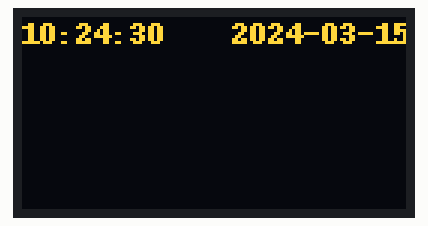
Recording of a program running on a simulated Raspberry Pi (BCM pin numbers). Shown: 128×64 one-colour display. The OLED is the two-colour kind (top 16 rows yellow); the clock reads 2024-03-15 10:24:30 at power-on unless the program sets it; what the program prints to the terminal is not drawn.

Above: at 0.1 s.
At 4.1 s:
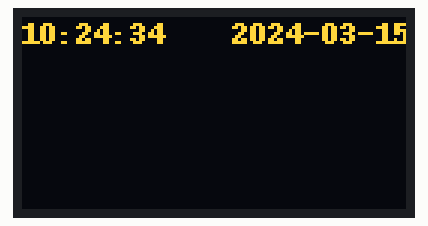
At 11.1 s:
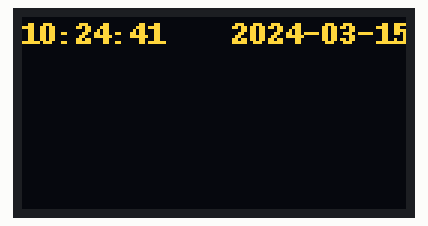
At 19.1 s:
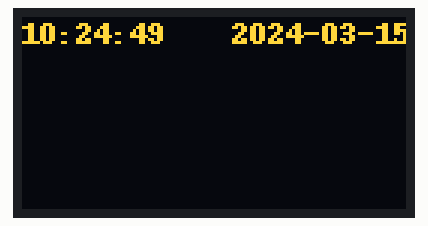
At 28.2 s:
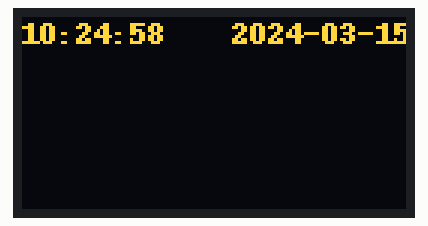
At 38.2 s:
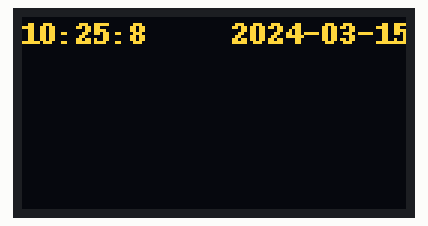

The program:

digital_clock.py
```python
from luma.core.interface.serial import spi
from luma.core.render import canvas
from luma.oled.device import ssd1306
import time
from datetime import datetime as dt

serial = spi(device=0, port=0, gpio_DC=24, gpio_RST=25)
device = ssd1306(serial)

def clock():
	now = dt.now()
	nowDate = now.date()
	nowTime = now.time()
	formatedTime =  str(nowTime.hour) + ":" + str(nowTime.minute) + ":" +str(nowTime.second)
	stringDate = nowDate.isoformat()
	with canvas(device) as draw:
		draw.text((70, 0), stringDate, fill="white")
		draw.text((0, 0), formatedTime, fill="white")

try:
	print("Clock should be working")
	while True:
		clock()
		time.sleep(1)
except KeyboardInterrupt:
	device.cleanup()
	print("Clean exit")
```

Measured:
- what the display in image 1 shows lasts 1.0 s, from 4.0 s to 5.0 s
